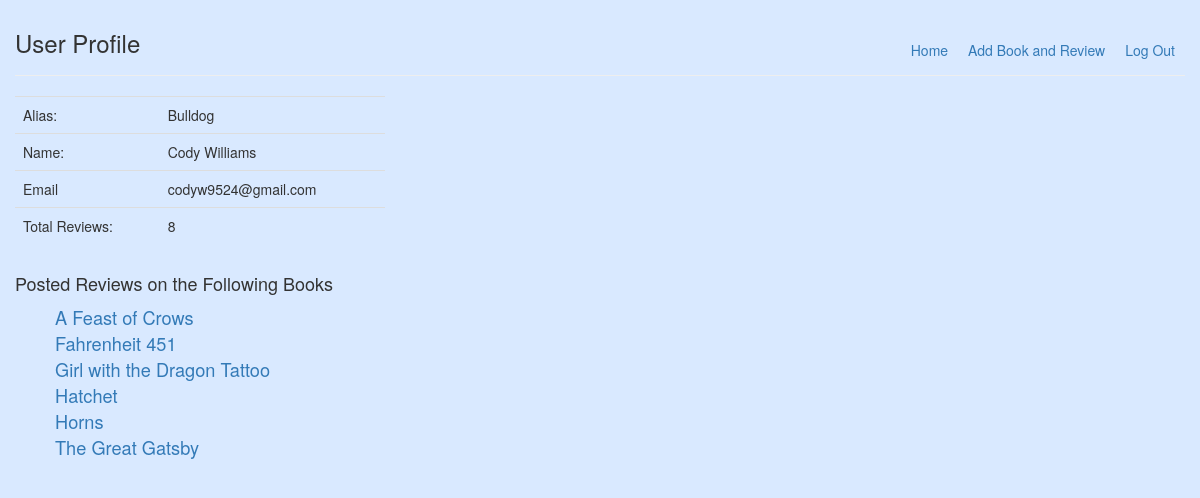
The page /Users/index/1 on the database its author committed.
### tables this page shows
CREATE TABLE `users` (
  `id` int(11) NOT NULL AUTO_INCREMENT,
  `name` varchar(255) DEFAULT NULL,
  `alias` varchar(255) DEFAULT NULL,
  `email` varchar(75) DEFAULT NULL,
  `password` varchar(255) DEFAULT NULL,
  `created_at` datetime DEFAULT NULL,
  `updated_at` datetime DEFAULT NULL,
  PRIMARY KEY (`id`)
);

CREATE TABLE `reviews` (
  `id` int(11) NOT NULL AUTO_INCREMENT,
  `content` text,
  `stars` tinyint(5) DEFAULT NULL,
  `created_at` datetime DEFAULT NULL,
  `updated_at` datetime DEFAULT NULL,
  `user_id` int(11) NOT NULL,
  `book_id` int(11) NOT NULL,
  PRIMARY KEY (`id`),
  KEY `fk_reviews_users_idx` (`user_id`),
  KEY `fk_reviews_books1_idx` (`book_id`),
  CONSTRAINT `fk_reviews_users` FOREIGN KEY (`user_id`) REFERENCES `users` (`id`) ON DELETE NO ACTION ON UPDATE NO ACTION,
  CONSTRAINT `fk_reviews_books1` FOREIGN KEY (`book_id`) REFERENCES `books` (`id`) ON DELETE NO ACTION ON UPDATE NO ACTION
);

CREATE TABLE `books` (
  `id` int(11) NOT NULL AUTO_INCREMENT,
  `title` varchar(255) DEFAULT NULL,
  `author` varchar(255) DEFAULT NULL,
  `created_at` datetime DEFAULT NULL,
  `updated_at` datetime DEFAULT NULL,
  PRIMARY KEY (`id`)
);

### application/controllers/Users.php (called while the page is built, shortened)
<?php
class Users extends CI_Controller{
	public function __construct()
	{
		$this->load->model('User');
	}
	public function index()
	{
		$user = $this->User->show($this->uri->segment(3));
		$this->load->model('Review');
		$reviews = $this->Review->number_of_reviews_by_id($this->uri->segment(3));
		$books = $this->Review->books_reviewed_by_user_id($this->uri->segment(3));
		$this->load->view('Users/user_profile', array('user' => $user, 'reviews' => $reviews, 'books' => $books));
	}
}

### index.php (called while the page is built, shortened)
<?php
require_once BASEPATH.'core/CodeIgniter.php';

### application/models/User.php (called while the page is built, shortened)
<?php
class User extends CI_Model{
	public function show($user_id)
	{
		return $this->db->query("SELECT * FROM users WHERE id = ?", array($user_id))->row_array();
	}
}

### application/models/Review.php (called while the page is built, shortened)
<?php
class Review extends CI_Model{
	public function books_reviewed_by_user_id($user_id)
	{
		return $this->db->query("SELECT users.id as 'users.id', reviews.id as 'reviews.id', books.id as 'books.id', books.title, users.name FROM users JOIN reviews ON users.id = reviews.user_id JOIN books ON books.id = reviews.book_id WHERE users.id = ? GROUP BY books.title", array($user_id))->result_array();
	}
}

### application/views/Users/user_profile.php (the view, shortened to what this page needs)
<!DOCTYPE html>
<html>
<head>
	<link rel="stylesheet" href="https://maxcdn.bootstrapcdn.com/bootstrap/3.3.6/css/bootstrap.min.css">
	<link rel="stylesheet" href="https://maxcdn.bootstrapcdn.com/bootstrap/3.3.6/css/bootstrap-theme.min.css">
</head>
<body>
	<div class="container-fluid">
		<div class="page-header">
			<h3>User Profile</h3>
			<a class="header_link" href="/Sessions/destroy">Log Out</a>
			<a class="header_link" href="/Books/add">Add Book and Review</a>
			<a class="header_link" href="/Books">Home</a>
		</div>
		<div class="row">
			<div class="col-md-4">
				<table class="table">
					<tr>
						<td>Alias:</td>
						<td><?= $user['alias'] ?></td>
					</tr>
					<tr>
						<td>Name:</td>
						<td><?= $user['name'] ?></td>
					</tr>
					<tr>
						<td>Email</td>
						<td><?= $user['email'] ?></td>
					</tr>
					<tr>
						<td>Total Reviews:</td>
						<td><?php
								if(isset($reviews))
								{
									$count = 0;
									foreach ($reviews as $review)
									{
										$count++;
									}
									echo $count;
								}
							?></td>
					</tr>
				</table>
			</div>
		</div>
		<div class="row">
			<div class="col-md-6">
				<h4>Posted Reviews on the Following Books</h4>
				<?php
					if(isset($books))
					{
						echo "<ul>\n";
						foreach ($books as $book)
						{
							echo "<li><a href='/Books/show_book/" . $book['books.id'] . "'>" . $book['title'] . "</a></li>\n";
						}
						echo "</ul>\n";
					}
				?>
			</div>
		</div>
	</div>
</body>
</html>

### application/views/Users/user_profile.php (style rules this page uses)
body { background: #D9E9FF; }
.page-header { margin-top: 10px; }
.page-header h3 { display: inline-block; }
.page-header .header_link { margin-top: 30px; margin-right: 10px; margin-left: 10px; float: right; }
ul li { font-size: 1.3em; }
ul { list-style: none; }

### rows shown on the page
users: alias "Bulldog", name "Cody Williams", email "codyw9524@gmail.com"
reviews: book.title "A Feast of Crows"
reviews: book.title "Fahrenheit 451"
reviews: book.title "Girl with the Dragon Tattoo"
reviews: book.title "Hatchet"
reviews: book.title "Horns"
reviews: book.title "The Great Gatsby"

### other values the page prints
$count "8"
